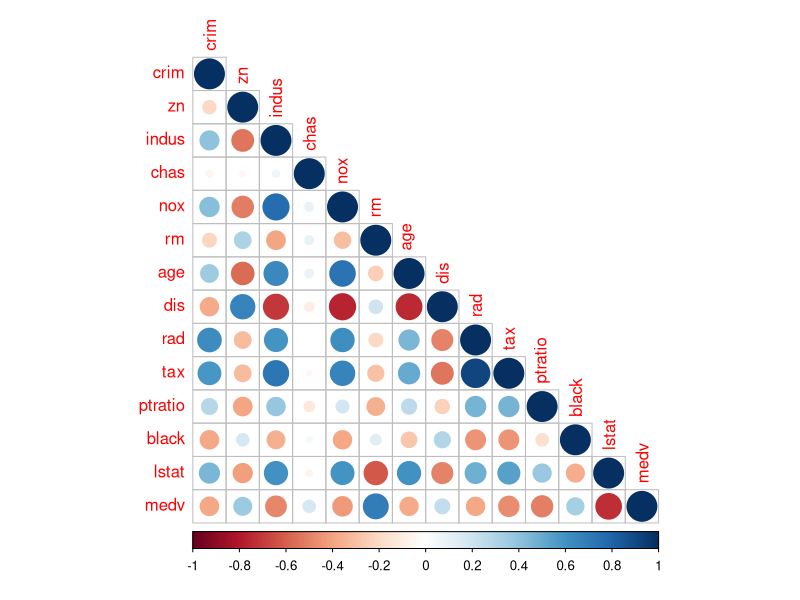
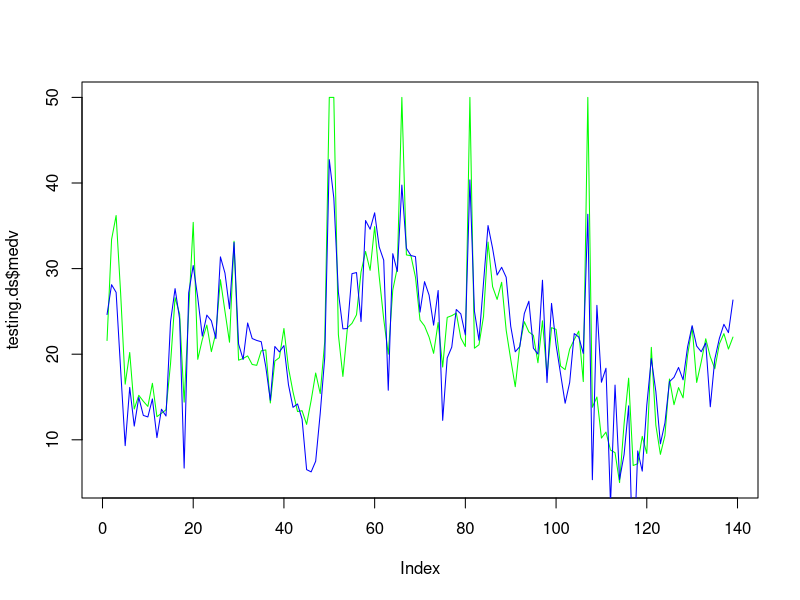

Generate these figures, in order, with R:
library(MASS)
data(Boston)
?Boston

head(Boston,5)
#we want to split the dataset into train and testing values

set.seed(2)
install.packages('caTools')
library(caTools)

#we divide the dataset with 0.7 ratio
split<-sample.split(Boston$medv,SplitRatio = 0.7)
split

training.ds<-subset(Boston,split=="TRUE")
testing.ds<-subset(Boston,split=="FALSE")

#Now we need to find the various correlation that exist
cr<-cor(Boston)

#we plot the correlation
install.packages('corrplot')
library(corrplot)
corrplot(cr,type="lower")

#
install.packages('car')
library(car)

model<-lm(medv~.,data = training.ds)
vif(model)

summary(model)

#bulding a model

#medv here is the dependent variable while the rest are independent variables
#this the value of medv depends entirely on the values of the rest.
model<-lm(medv~crim+zn+indus+chas+nox+rm+age+dis+rad+ptratio+black+lstat, data = training.ds)
summary(model)


model<-lm(medv~crim+zn+chas+nox+rm+dis+rad+ptratio+black+lstat, data = training.ds)
summary(model)


#now to predict
predic<-predict(model,testing.ds)
predic


#newxt we plot a graph to compair both values
plot(testing.ds$medv,type = "l",lty=1.8,col="green")
lines(predic,type = "l",col="blue")


crim<-c(0.2389)
zn<-c(13.7)
chas<-c(0)
nox<-c(0.479)
rm<-c(6.9989)
dis<-c(5.967)
ptratio<-c(16.9)
black<-c(209.6)
lstat<-c(6.1)
rad<-c(0)

sampledatab<-data.frame(crim,zn,chas,nox,rm,dis,rad,ptratio,black,lstat)
sampledatab

predic1<-predict(model,sampledatab)
predic1
